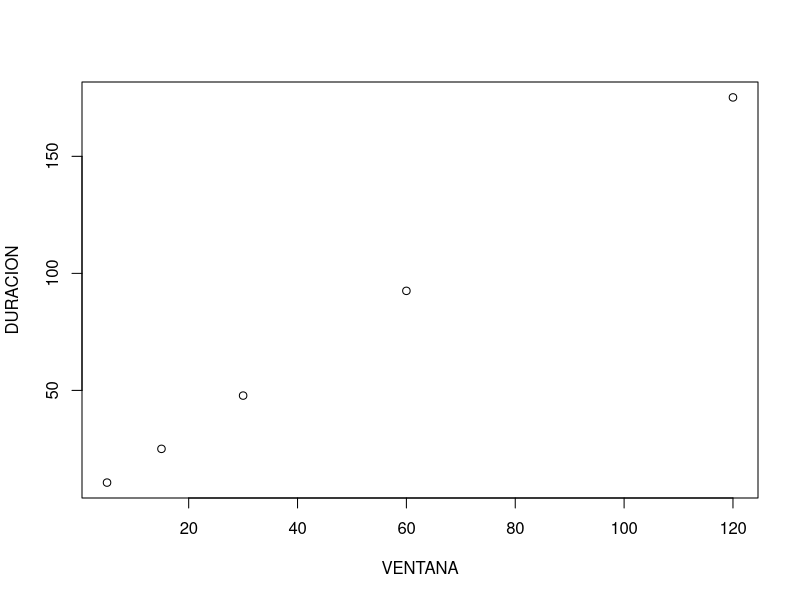
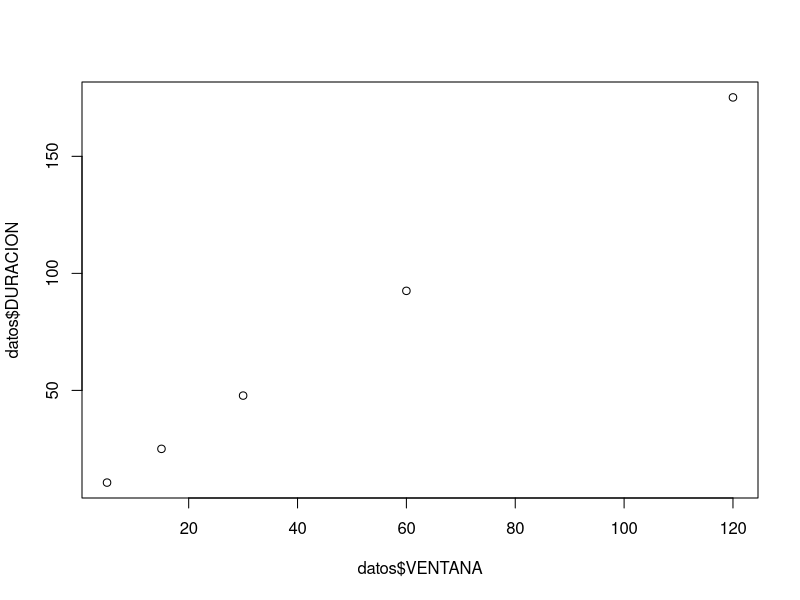
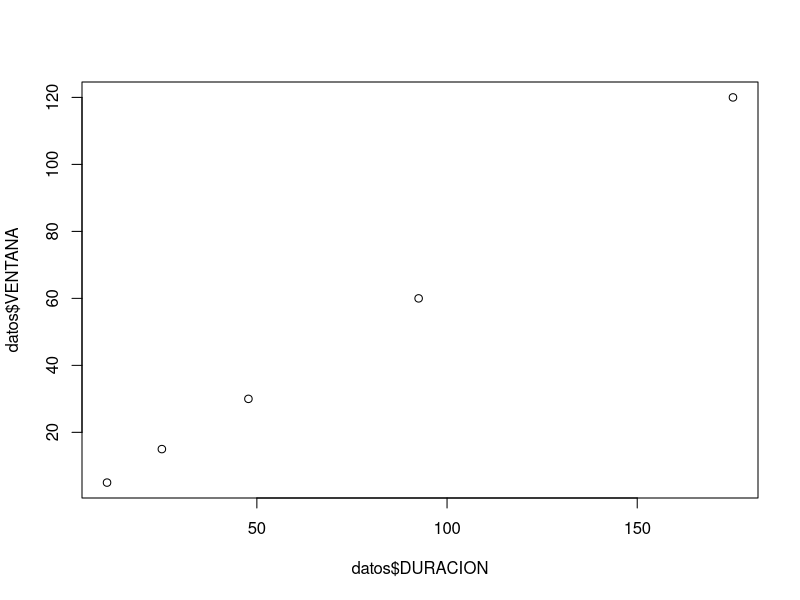

These figures' R source, in order:
datos = read.csv("tiempos_algoritmoTrazas.csv", sep = ",",comment.char = "#")

plot(datos[c("VENTANA","DURACION")])
plot(x=datos$VENTANA,y=datos$DURACION)
plot(datos$VENTANA ~ datos$DURACION)

datos.lm = lm(DURACION ~ VENTANA, data=datos)

minutos_estimar = 60*24
estimacion = coefficients(datos.lm)[1] + coefficients(datos.lm)[2]*minutos_estimar
paste(estimacion / 60,"horas")
